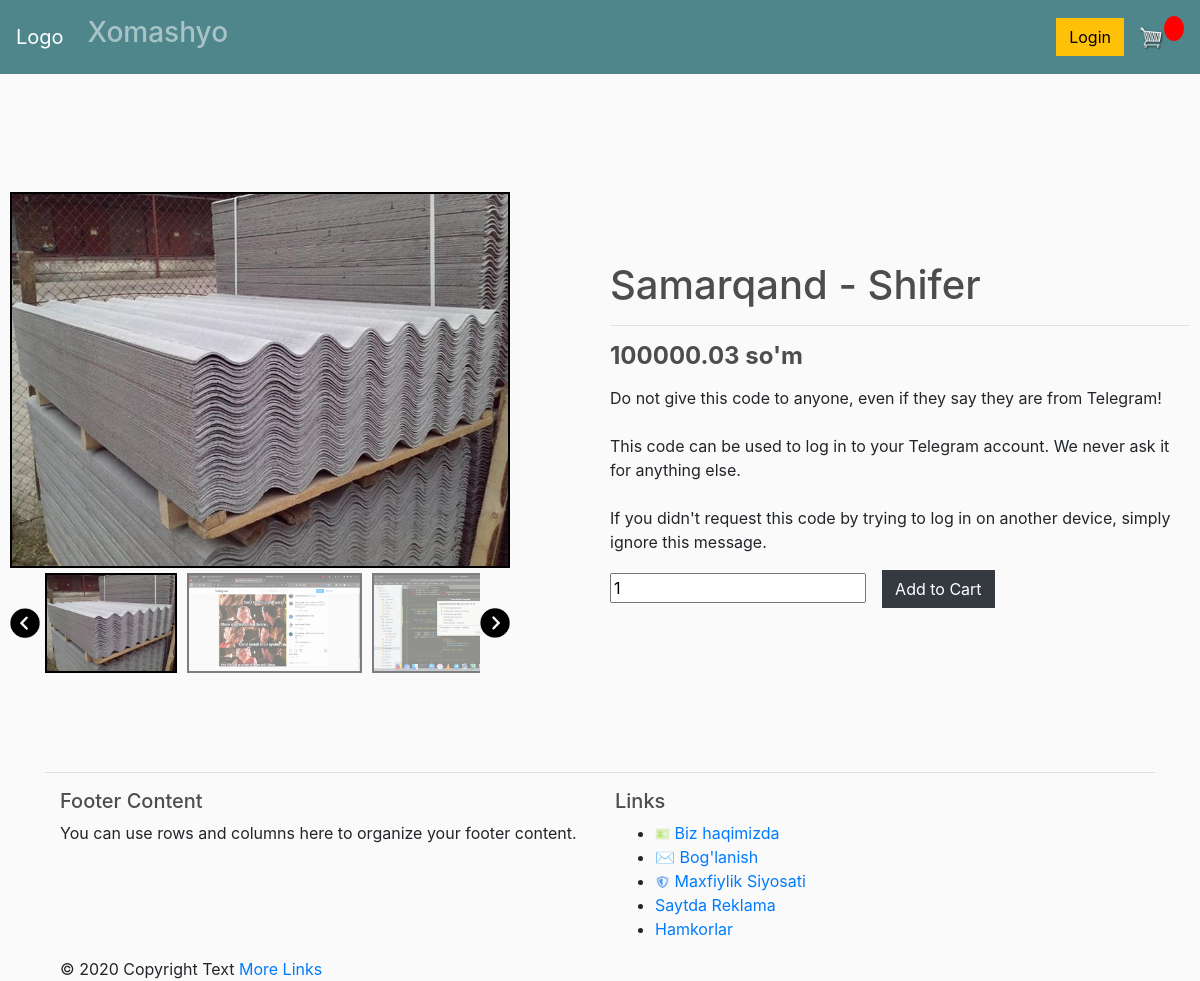
Page /1/detail/ on the committed database.
### Product/models.py (models this page shows, shortened)
class Product(models.Model):
	name        = models.CharField( verbose_name='Maxsulot Nomi', max_length=250, )
	category    = models.ForeignKey( "Category",
                verbose_name = 'Maxsulot Kategoriyasi',
                related_name = 'product_name',
                on_delete    = models.CASCADE
            )
	description = models.TextField( verbose_name='Tavfsifi', help_text="Maxsulot haqida.", blank=True, null=True, )
	image       = models.ImageField( #default image
                upload_to='images',
                max_length=255,
                verbose_name='Maxsulot Rasmi',
                blank=True,
                null=True
            )
	class CurrecyChoice(models.TextChoices):
		SUM="so\'m",_('so\'m')
		USD='$',_('dollor')
		EUR='euro',_('euro')
		RUB='ruble',_('ruble')
		__empty__=_('')
	currency    = models.CharField( verbose_name='Valyuta turi', max_length=5,
                choices=CurrecyChoice.choices,
                default=CurrecyChoice.__empty__,
            )
	price       = models.DecimalField( verbose_name='Maxsulot Narxi', max_digits=10, decimal_places=2, default=100,
                validators=(
                    MinValueValidator(100),
                    MaxValueValidator(100000000),
                )
            )
	published_at = models.DateTimeField( auto_now_add=True )
	updated_at  =models.DateTimeField( auto_now=True )
	class Meta:
		verbose_name = 'Product'
		verbose_name_plural = 'Products'
	@property
	def imageURL(self):
		try:
			url = self.image.url
		except:
			url = ''
		print('URL:', url)
		return url

class ProductImage(models.Model):
	product       = models.ForeignKey(Product, on_delete=models.CASCADE)
	short_caption = models.CharField( max_length=250, blank=True, null=True )
	image         = models.ImageField(
                  upload_to    = 'images',
                  height_field = None,
                  width_field  = None,
                  max_length   = 250,
                  blank        = True,
                  null         = True,
            )
	@property
	def imageURL(self):
		try:
			url=self.image.url
		except:
			url=''
		return url

### Product/views.py (the view)
# urls.py: path('<int:id>/detail/',    Product_Detail_View.as_view(), name='product-detail'),
class Product_Detail_View(ProductObjectMixin, View):
    template_name='ProductPages/product-detail.html'
    context={}
    def get(self, request, id=None, *args, **kwargs):
        obj=self.get_object()
        self.context['product'] = obj
        return render(
            request,
            self.template_name,
            self.context
        )

### Product/views.py (called while the page is built)
    def get_object(self):
        obj=None
        id=self.kwargs.get(self.url_lookup)
        if id is not None:
            obj=get_object_or_404(self.model, id=id)
        return obj

### templates/ProductPages/product-detail.html (shortened to what this page needs)
 {% extends 'ProductPages/base.html' %}
 {% load static %}
 {% block detail %}
<div id="content-wrapper" style="margin-top: 5%; margin-bottom: 7%;">
    <div class="column">
        <img id=featured src="{{ product.imageURL }}">
        <div id="slide-wrapper">
            {% if product.productimage_set.all %}
                <img id="slideLeft" class="arrow" src="{% static 'images/arrow-left.png' %}">
                <div id="slider">
                    <img class="thumbnailslider active" src="{{ product.imageURL}}">
                    {% for imagelist in product.productimage_set.all %}
                        <img class="thumbnailslider" src="{{ imagelist.imageURL }}">
                    {% endfor %}
                </div>
                <img id="slideRight" class="arrow" src="{% static 'images/arrow-right.png' %}">
            {% endif %}
        </div>
    </div>
    <div class="column">
        <h1>{{ product.name }}</h1>
        <hr> {% if product.currency == '$' %}
        <h4><strong>{{product.currency}}{{ product.price }}</strong></h4>
        {% elif product.currency == 'euro' %}
        <h4><strong>&#8364; {{ product.price }}</strong></h4>
        {% elif product.currency == 'ruble' %}
        <h4><strong>{{ product.price }} &#8381;</strong></h4>
        {% else %}
        <h4><strong>{{ product.price }} {{product.currency}}</strong></h4>
        {% endif %}
        <p>{{ product.description|safe }}</p>
        {% if user.is_staff %}
        <div style=" margin-top: auto; margin-bottom: 0%;">
            <p>
                <a style="margin-right: 5%;" href="{% url 'Products:product-list' %}" class="btn btn-outline-dark">&#8592; Back</a>
                <a href="{% url 'Products:product-delete' product.id %}" class="btn btn-outline-danger">Delete</a>
                <a href="{% url 'Products:product-update' product.id %}" class="btn btn-outline-info">Update</a>
            </p>
            {% else %}
            <input value=1 type="number ">
            <a class="btn btn-dark " href="# " style="margin-left: 2%;">Add to Cart</a>
        </div> {% endif %}
    </div>
</div>
{% endblock detail %}

### static/css/main.css (style rules this page uses)
body { background-color: hsl(0, 0%, 98%); }
h1, h2, h3, h4, h5, h6 { color: hsl(0, 0%, 30%); }
.btn { border-radius: 0; }

### static/css/slider.css (style rules this page uses)
#content-wrapper { display: flex; flex-wrap: wrap; justify-content: center; align-items: center; }
.column { width: 600px; padding: 10px; }
#featured { max-width: 500px; max-height: 600px; object-fit: cover; cursor: pointer; border: 2px solid black; }
.thumbnailslider { object-fit: cover; max-width: 180px; max-height: 100px; cursor: pointer; opacity: 0.5; margin: 5px; border: 2px solid black; }
.active { opacity: 1; }
#slide-wrapper { max-width: 500px; display: flex; min-height: 100px; align-items: center; }
#slider { width: 440px; display: flex; flex-wrap: nowrap; overflow-x: hidden; }
#slider { width: 440px; display: flex; flex-wrap: nowrap; overflow-x: auto; }
.arrow { width: 30px; height: 30px; cursor: pointer; transition: .3s; }

### rows in the picture
Product: imageURL (picture), name "Samarqand - Shifer", price "100000.03", currency "so'm", description "Do not give this code to anyone, even if they say they are from Telegram! This code can be used to log in to your Telegram account. We never ask it for anything else. If you didn't request this code by trying to log in on another device, simply ignore this message."
ProductImage: imageURL (picture)
ProductImage: imageURL (picture)
